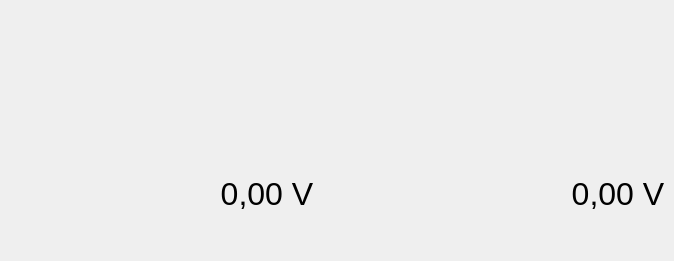
  <widget class="QDockWidget" name="dockVoltage">
   <property name="windowIcon">
    <iconset resource="../direcs.qrc">
     <normaloff>:/images/images/battery-100.png</normaloff>:/images/images/battery-100.png</iconset>
   </property>
   <property name="windowTitle">
    <string>Voltage</string>
   </property>
   <attribute name="dockWidgetArea">
    <number>2</number>
   </attribute>
   <widget class="QWidget" name="dockWidgetContents_4">
    <layout class="QGridLayout" name="gridLayout_3">
     <item row="0" column="0">
      <layout class="QVBoxLayout" name="verticalLayout_5">
       <item>
        <widget class="QWidget" name="widgetVoltage1" native="true">
         <property name="sizePolicy">
          <sizepolicy hsizetype="Minimum" vsizetype="Minimum">
           <horstretch>0</horstretch>
           <verstretch>0</verstretch>
          </sizepolicy>
         </property>
         <property name="minimumSize">
          <size>
           <width>305</width>
           <height>161</height>
          </size>
         </property>
        </widget>
       </item>
       <item>
        <layout class="QHBoxLayout" name="layoutVoltage1">
         <item>
          <widget class="QLabel" name="lblBattery1">
           <property name="text">
            <string/>
           </property>
           <property name="pixmap">
            <pixmap resource="../direcs.qrc">:/images/images/battery-missing.png</pixmap>
           </property>
           <property name="alignment">
            <set>Qt::AlignCenter</set>
           </property>
          </widget>
         </item>
         <item>
          <spacer name="horizontalSpacer_6">
           <property name="orientation">
            <enum>Qt::Horizontal</enum>
           </property>
           <property name="sizeHint" stdset="0">
            <size>
             <width>40</width>
             <height>20</height>
            </size>
           </property>
          </spacer>
         </item>
         <item>
          <widget class="QLabel" name="lblVoltage1">
           <property name="font">
            <font>
             <pointsize>24</pointsize>
             <weight>50</weight>
             <bold>false</bold>
            </font>
           </property>
           <property name="frameShape">
            <enum>QFrame::NoFrame</enum>
           </property>
           <property name="frameShadow">
            <enum>QFrame::Raised</enum>
           </property>
           <property name="text">
            <string>0,00 V</string>
           </property>
           <property name="alignment">
            <set>Qt::AlignCenter</set>
           </property>
          </widget>
         </item>
        </layout>
       </item>
      </layout>
     </item>
     <item row="0" column="2">
      <layout class="QVBoxLayout" name="verticalLayout_6">
       <item>
        <widget class="QWidget" name="widgetVoltage2" native="true">
         <property name="sizePolicy">
          <sizepolicy hsizetype="Minimum" vsizetype="Minimum">
           <horstretch>0</horstretch>
           <verstretch>0</verstretch>
          </sizepolicy>
         </property>
         <property name="minimumSize">
          <size>
           <width>305</width>
           <height>161</height>
          </size>
         </property>
        </widget>
       </item>
       <item>
        <layout class="QHBoxLayout" name="layoutVoltage2">
         <item>
          <widget class="QLabel" name="lblBattery2">
           <property name="text">
            <string/>
           </property>
           <property name="pixmap">
            <pixmap resource="../direcs.qrc">:/images/images/battery-missing.png</pixmap>
           </property>
           <property name="alignment">
            <set>Qt::AlignCenter</set>
           </property>
          </widget>
         </item>
         <item>
          <spacer name="horizontalSpacer_7">
           <property name="orientation">
            <enum>Qt::Horizontal</enum>
           </property>
           <property name="sizeHint" stdset="0">
            <size>
             <width>40</width>
             <height>20</height>
            </size>
           </property>
          </spacer>
         </item>
         <item>
          <widget class="QLabel" name="lblVoltage2">
           <property name="font">
            <font>
             <pointsize>24</pointsize>
             <weight>50</weight>
             <bold>false</bold>
            </font>
           </property>
           <property name="frameShape">
            <enum>QFrame::NoFrame</enum>
           </property>
           <property name="frameShadow">
            <enum>QFrame::Raised</enum>
           </property>
           <property name="text">
            <string>0,00 V</string>
           </property>
           <property name="alignment">
            <set>Qt::AlignCenter</set>
           </property>
          </widget>
         </item>
        </layout>
       </item>
      </layout>
     </item>
     <item row="1" column="0">
      <spacer name="verticalSpacer">
       <property name="orientation">
        <enum>Qt::Vertical</enum>
       </property>
       <property name="sizeHint" stdset="0">
        <size>
         <width>20</width>
         <height>40</height>
        </size>
       </property>
      </spacer>
     </item>
     <item row="0" column="1">
      <spacer name="horizontalSpacer_2">
       <property name="orientation">
        <enum>Qt::Horizontal</enum>
       </property>
       <property name="sizeHint" stdset="0">
        <size>
         <width>40</width>
         <height>20</height>
        </size>
       </property>
      </spacer>
     </item>
    </layout>
   </widget>
  </widget>
